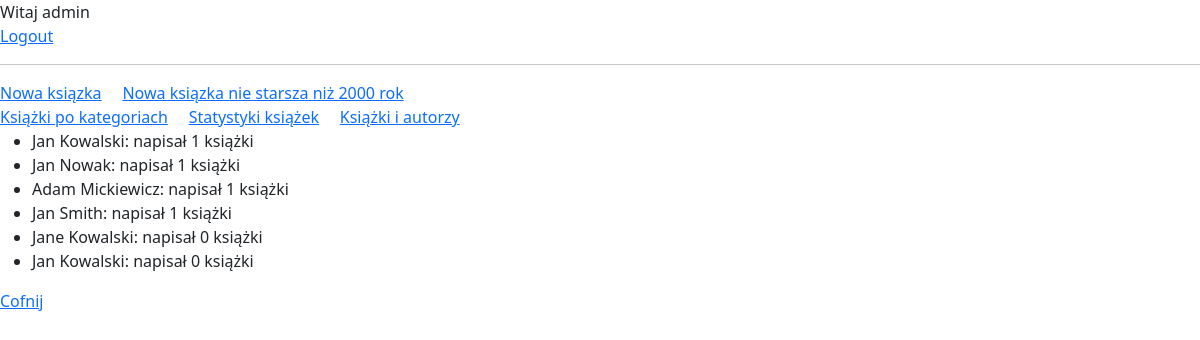
The page /book/stat-authors/ (signed in) on the database as committed earlier.
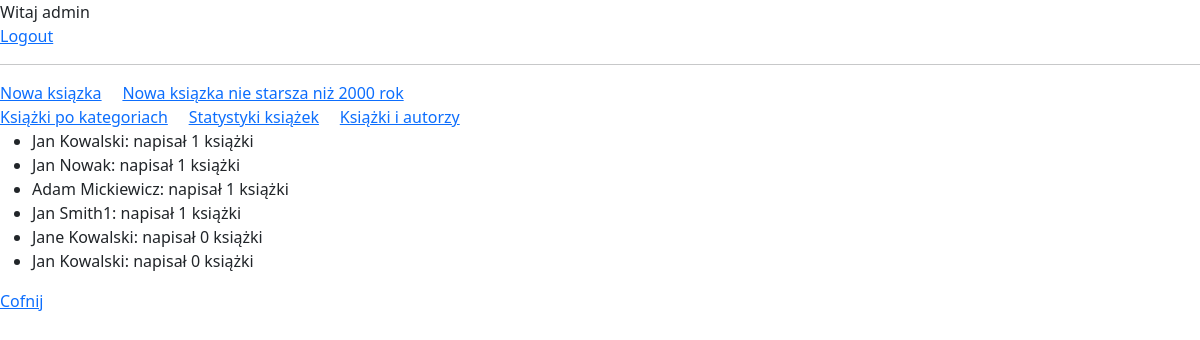
The same page on the database as committed later.
### books/models.py (models this page shows, shortened)
class Author(models.Model):
    first_name = models.CharField(max_length=100)
    last_name = models.CharField(max_length=100)
    books = models.ManyToManyField(Book)

### books/views.py (the view)
# urls.py: path('stat-authors/', authors_by_books, name='authors_by_books'),
@login_required
def authors_by_books(request):
    authors = Author.objects.all().annotate(l_books=Count('books')).order_by("-l_books")
    context = {'authors':authors}
    return render(request, 'book/stat-authors.html', context)

### templates/book/stat-authors.html (shortened to what this page needs)
{% extends 'book/main.html' %}
{% block page %}
{% if user.is_authenticated %}
Witaj {{ user.username }}<br>
<a href="{% url 'logout' %}">Logout</a>
{% else %}
<a href="{% url 'login' %}">Login</a>
{% endif %}
<hr>
<a href="{% url 'create_book2' %}">Nowa ksiązka</a>&nbsp;&nbsp;&nbsp;&nbsp;
<a href="{% url 'create_over_2000' %}">Nowa ksiązka nie starsza niż 2000 rok</a>&nbsp;&nbsp;&nbsp;&nbsp;
<br>
<a href="{% url 'books_category' %}">Książki po kategoriach</a>&nbsp;&nbsp;&nbsp;&nbsp;
<a href="{% url 'stat_books' %}">Statystyki książek</a>&nbsp;&nbsp;&nbsp;&nbsp;
<a href="{% url 'authors_by_books' %}">Książki i autorzy</a>
{% if authors %}
<ul>
    {% for author in authors %}
    <li> {{ author.first_name }} {{ author.last_name }}: napisał {{author.l_books}} książki</li>
    {% endfor %}
</ul>
{% else %}
<p>Brak autorów w bazie.</p>
{% endif %}
<a href="{% url 'all_books' %}">Cofnij</a>
{% endblock %}

Rows that differ between the two databases and show on the page:
changed Author: last_name "Smith" → "Smith1"
